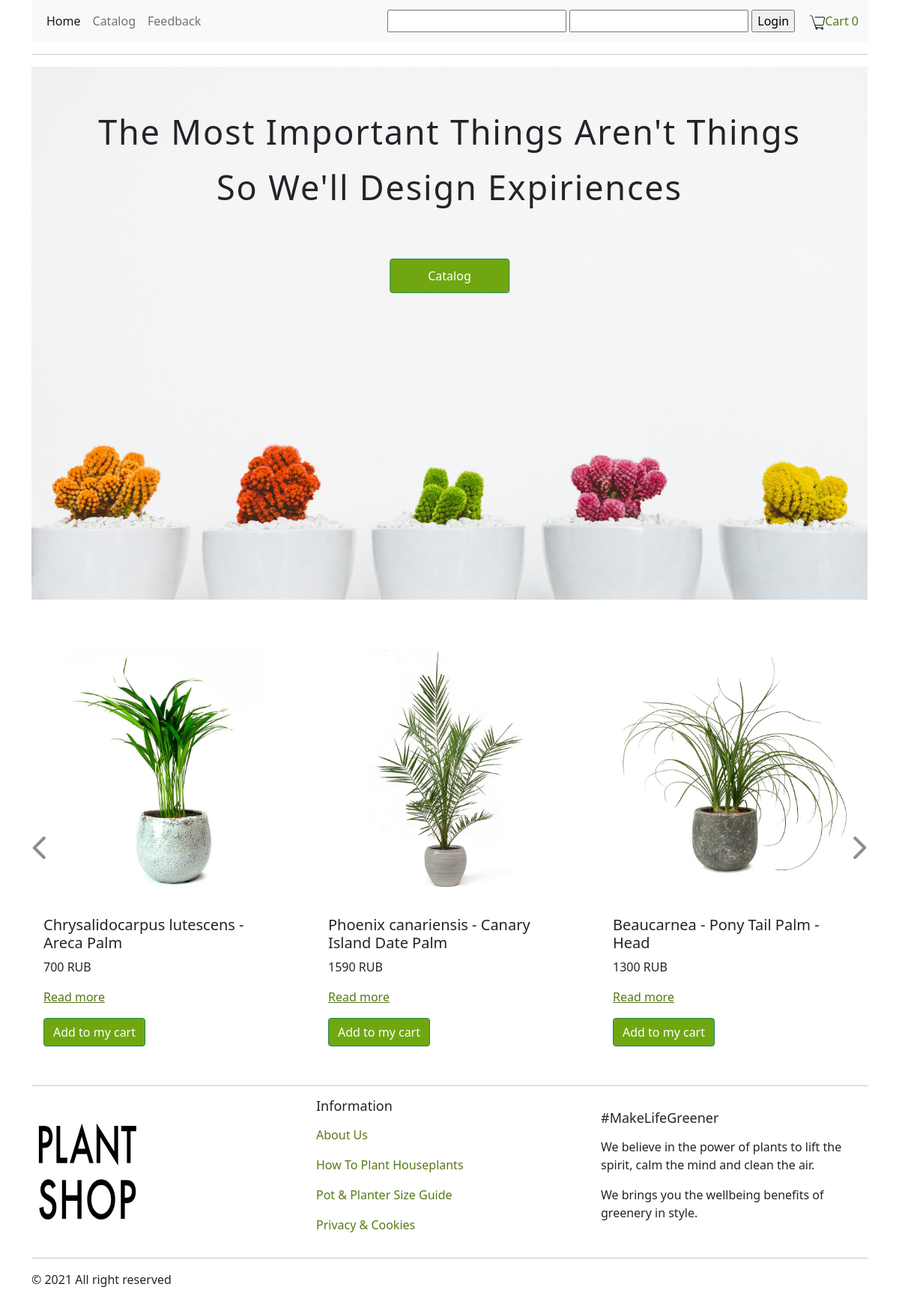
The page / on the database its author committed.
### tables this page shows
CREATE TABLE `catalog` (
  `id` int NOT NULL,
  `type` varchar(150) NOT NULL,
  `name` varchar(150) NOT NULL,
  `image` varchar(150) NOT NULL,
  `description` text,
  `price` int NOT NULL
);

### index.php (the view, shortened to what this page needs)
<?php
include "db.php";
$goods = mysqli_query($db, "SELECT * FROM `catalog` WHERE  id <= 9");
?>
<!DOCTYPE html>
<html lang="en">
<head>
    <link href="https://cdn.jsdelivr.net/npm/bootstrap@5.0.0-beta1/dist/css/bootstrap.min.css" rel="stylesheet">
    <link rel="stylesheet" href="style.css">
</head>
<body>
    <div class="container wrapper">
        <header class="header">
            <?php include "menu.php" ?>
        </header>
        <hr>
        <div class="top_text">
            <h4 class="top_heading">The Most Important Things Aren't Things<br>
                So We'll Design Expiriences</h4>
            <a href="catalog.php"><button type="button" class="btn btn-success top_button">Catalog</button></a>
        </div>
    </div>
    <div class="container carousel">
        <div id="carouselExampleControls" class="carousel slide" data-bs-ride="carousel">
            <div class="carousel-inner">
                <div class="carousel-item active">
                    <div class="row justify-content-between">
                        <?php foreach ($goods as $item) : ?>
                            <?php if ($item['id'] <= 3) : ?>
                                <div class="col">
                                    <div class="card w-100">
                                        <img src="img/plants/<?= $item['image'] ?>" class="card-img-top" alt="...">
                                        <div class="card-body">
                                            <h5 class="card-title"><?= $item['name'] ?></h5>
                                            <p class="card-text"><?= $item['price'] ?> RUB</p>
                                            <p><a href="item.php?id=<?= $item['id'] ?>" class="card-link">Read more</a></p>
                                            <button type="submit" class="btn btn-success" name="ok">Add to my cart</button>
                                        </div>
                                    </div>
                                </div>
                            <?php endif; ?>
                        <?php endforeach; ?>
                    </div>
                </div>
            </div>
            <a class="carousel-control-prev" href="#carouselExampleControls" role="button" data-bs-slide="prev">
                <span class="carousel-control-prev-icon" aria-hidden="true"></span>
            </a>
            <a class="carousel-control-next" href="#carouselExampleControls" role="button" data-bs-slide="next">
                <span class="carousel-control-next-icon" aria-hidden="true"></span>
            </a>
        </div>
    </div>
    <footer class="container footer">
        <hr>
        <div class="row align-items-center">
            <div class="col">
                <img src="img/logo.png" alt="logo" width="150" height="150">
            </div>
            <div class="col">
                <h4 class="footer__heading">Information</h4>
                <a class="footer__link" href="#">
                    <p>About Us</p>
                </a>
                <a class="footer__link" href="#">
                    <p>How To Plant Houseplants</p>
                </a>
                <a class="footer__link" href="#">
                    <p>Pot & Planter Size Guide</p>
                </a>
                <a class="footer__link" href="#">
                    <p>Privacy & Cookies</p>
                </a>
            </div>
            <div class="col">
                <h4 class="footer__heading">#MakeLifeGreener</h4>
                <p>We believe in the power of plants to lift the spirit, calm the mind and clean the air.</p>
                <p>We brings you the wellbeing benefits of greenery in style.</p>
            </div>
        </div>
        <hr>
        <p>© 2021 All right reserved</p>
    </footer>
</body>
</html>

### style.css (style rules this page uses)
.wrapper { min-height: 100vh; display: flex; flex-direction: column; margin-bottom: 50px; }
.top_text { padding-top: 50px; flex-grow: 1; background-image: url(img/backgroundNew.jpg); background-repeat: no-repeat; background-position: bottom; background-size: cover; }
.top_heading { font-size: 45px; font-weight: 300; line-height: 74px; letter-spacing: 0.04em; text-align: center; position: relative; }
.top_button { position: absolute; left: 50%; transform: translate(-50%, 0); margin-top: 50px; padding: 10px 50px; }
.carousel-control-prev-icon { background-image: url(img/left-arrow.svg); }
.carousel-control-next-icon { background-image: url(img/right-arrow.svg); }
.carousel-control-prev { width: 20px; }
.carousel-control-next { width: 20px; }
.footer { padding-top: 20px; padding-bottom: 20px; }
.card { border: none; }
.btn-success { background-color: #70a710; }
a { color: #567815; }
.footer__heading { font-size: 18px; margin-bottom: 15px; }
.footer__link { text-decoration: none; }

### rows shown on the page
catalog: image (picture), name "Chrysalidocarpus lutescens - Areca Palm", price "700"
catalog: image (picture), name "Phoenix canariensis - Canary Island Date Palm", price "1590"
catalog: image (picture), name "Beaucarnea - Pony Tail Palm - Head", price "1300"

### other values the page prints
$count "0"
